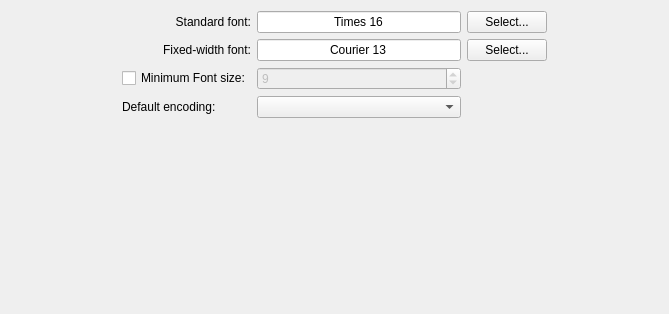
<?xml version="1.0" encoding="UTF-8"?>
<ui version="4.0">
 <class>AppearanceSettingsWidget</class>
 <widget class="QWidget" name="AppearanceSettingsWidget">
  <property name="geometry">
   <rect>
    <x>0</x>
    <y>0</y>
    <width>669</width>
    <height>314</height>
   </rect>
  </property>
  <property name="windowTitle">
   <string>Appearance</string>
  </property>
  <layout class="QGridLayout" name="gridLayout" columnstretch="1,0,2,0,1">
   <property name="leftMargin">
    <number>20</number>
   </property>
   <property name="rightMargin">
    <number>20</number>
   </property>
   <property name="bottomMargin">
    <number>20</number>
   </property>
   <item row="1" column="1">
    <widget class="QLabel" name="standardFontLabel">
     <property name="text">
      <string>Standard font:</string>
     </property>
     <property name="alignment">
      <set>Qt::AlignRight|Qt::AlignTrailing|Qt::AlignVCenter</set>
     </property>
    </widget>
   </item>
   <item row="3" column="1">
    <widget class="QLabel" name="fixedFontLabel">
     <property name="text">
      <string>Fixed-width font:</string>
     </property>
     <property name="alignment">
      <set>Qt::AlignRight|Qt::AlignTrailing|Qt::AlignVCenter</set>
     </property>
    </widget>
   </item>
   <item row="5" column="1">
    <widget class="QCheckBox" name="minimFontSizeCheckBox">
     <property name="text">
      <string>Minimum Font size:</string>
     </property>
    </widget>
   </item>
   <item row="5" column="2">
    <widget class="QSpinBox" name="minimumFontSizeSpinBox">
     <property name="enabled">
      <bool>false</bool>
     </property>
     <property name="minimum">
      <number>1</number>
     </property>
     <property name="value">
      <number>9</number>
     </property>
    </widget>
   </item>
   <item row="3" column="3">
    <widget class="QPushButton" name="fixedFontButton">
     <property name="sizePolicy">
      <sizepolicy hsizetype="Preferred" vsizetype="Fixed">
       <horstretch>0</horstretch>
       <verstretch>0</verstretch>
      </sizepolicy>
     </property>
     <property name="text">
      <string>Select...</string>
     </property>
    </widget>
   </item>
   <item row="1" column="3">
    <widget class="QPushButton" name="standardFontButton">
     <property name="text">
      <string>Select...</string>
     </property>
    </widget>
   </item>
   <item row="1" column="4">
    <spacer name="horizontalSpacer">
     <property name="orientation">
      <enum>Qt::Horizontal</enum>
     </property>
     <property name="sizeType">
      <enum>QSizePolicy::MinimumExpanding</enum>
     </property>
     <property name="sizeHint" stdset="0">
      <size>
       <width>50</width>
       <height>20</height>
      </size>
     </property>
    </spacer>
   </item>
   <item row="1" column="0">
    <spacer name="horizontalSpacer_2">
     <property name="orientation">
      <enum>Qt::Horizontal</enum>
     </property>
     <property name="sizeType">
      <enum>QSizePolicy::MinimumExpanding</enum>
     </property>
     <property name="sizeHint" stdset="0">
      <size>
       <width>50</width>
       <height>20</height>
      </size>
     </property>
    </spacer>
   </item>
   <item row="7" column="2">
    <spacer name="verticalSpacer">
     <property name="orientation">
      <enum>Qt::Vertical</enum>
     </property>
     <property name="sizeHint" stdset="0">
      <size>
       <width>77</width>
       <height>342</height>
      </size>
     </property>
    </spacer>
   </item>
   <item row="3" column="2">
    <widget class="QLineEdit" name="fixedFont">
     <property name="sizePolicy">
      <sizepolicy hsizetype="Expanding" vsizetype="Preferred">
       <horstretch>0</horstretch>
       <verstretch>0</verstretch>
      </sizepolicy>
     </property>
     <property name="text">
      <string notr="true">Courier 13</string>
     </property>
     <property name="alignment">
      <set>Qt::AlignCenter</set>
     </property>
     <property name="readOnly">
      <bool>true</bool>
     </property>
    </widget>
   </item>
   <item row="1" column="2">
    <widget class="QLineEdit" name="standardFont">
     <property name="text">
      <string notr="true">Times 16</string>
     </property>
     <property name="alignment">
      <set>Qt::AlignCenter</set>
     </property>
     <property name="readOnly">
      <bool>true</bool>
     </property>
    </widget>
   </item>
   <item row="6" column="1">
    <widget class="QLabel" name="defaultEncodingLabel">
     <property name="text">
      <string>Default encoding:</string>
     </property>
    </widget>
   </item>
   <item row="6" column="2">
    <widget class="QComboBox" name="defaultEncoding"/>
   </item>
  </layout>
 </widget>
 <resources/>
 <connections/>
</ui>
